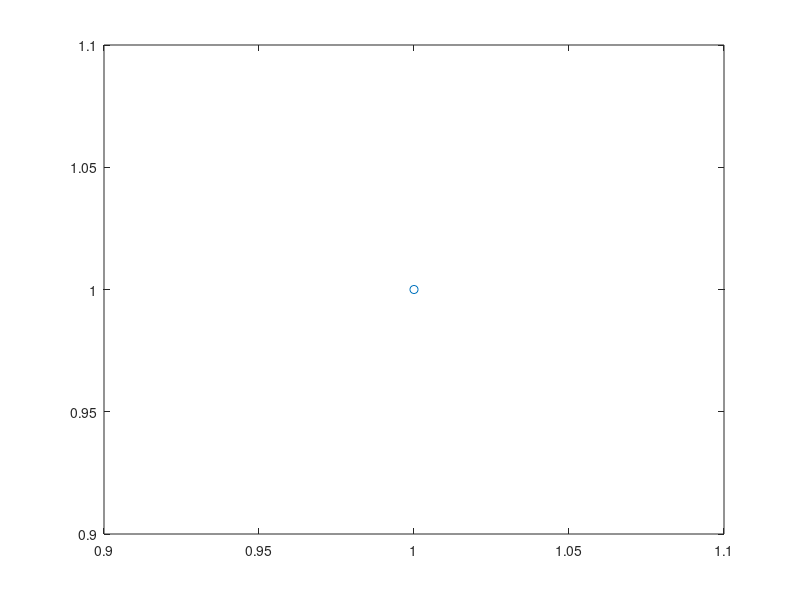

The MATLAB source for this figure:
% sampleMotionModelVelocity.m
% Probabilistic Robotics Project
%
% Sample Motion Model Velocity - TO DO
% 23/10/14
%
% Version 1 - 23/10/14
%   - Implemented basic algorithm from book
% Version 2 - 30/10/14
%   - Implemented non-noisy agent
% Francis Poole
%
% Code has been adapted from: Probabilistic Robotics by Sebastian Thrun


function [state] = sampleMotionModelVelocity()
% sampleMotionModelVelocity computes p(x_end | u, x_start) based on velocity 
% information

    %Initalisation
    clc
    
    count = 1000;
    u = [1,0];
    x_start = [1,1,pi];
    dt = 0.1;

    %Run Exact Motion
    state(1,:) = runSampleExactMotionModelVelocity( u, x_start, dt );

    %Run Nosiy Motion
    for n = 2:count
        state(n,:) = runSampleMotionModelVelocity( u, x_start, dt );
    end

    %Plot
    plot([x_start(1),state(1,1)],[x_start(2),state(1,2)],'o-')
    hold on;
%     for n = 2:count
%         plot(state(n,1),state(n,2),'b');
%     end
    hold off;
end



function [ x_end ] = runSampleExactMotionModelVelocity( u, x_start, dt )
%TO DO
    
    %Initalisation
    x1 = x_start(1);
    y1 = x_start(2);
    theta1 = x_start(3);

    v = u(1);
    w = u(2);
    
    %Generate new pose
    x2 = x1 - v/w * sin(theta1) + v/w * sin(theta1 + w*dt);
    y2 = y1 + v/w * cos(theta1) - v/w * cos(theta1 + w*dt);
    theta2 = theta1 + w*dt;
    
    x_end = [x2,y2,theta2];
end

function [ x_end ] = runSampleMotionModelVelocity( u, x_start, dt )
% TO DO

    %Initalisation
        %x_start = initial pose
    x1 = x_start(1);
    y1 = x_start(2);
    theta1 = x_start(3);

        %u = control
    v = u(1);
    w = u(2);

    a = [0.01,0.01,0.01,0.01,0.01,0.01];


    %Genrate noisy velocities
    v_noisy = v + sample(a(1)*(v^2) + a(2)*(w^2));
    w_noisy = w + sample(a(3)*(v^2) + a(4)*(w^2));
    gamma_noisy = sample(a(5)*(v^2) + a(6)*(w^2));

    %Generate new pose
    x2 = x1 - v_noisy/w_noisy * sin(theta1) + v_noisy/w_noisy * sin(theta1 + w_noisy*dt);
    y2 = y1 + v_noisy/w_noisy * cos(theta1) - v_noisy/w_noisy * cos(theta1 + w_noisy*dt);
    theta2 = theta1 + w_noisy*dt + gamma_noisy*dt;

    x_end = [x2,y2,theta2];
end


function [samp] = sample( b )
    randoms = (2*b).*rand(1,12) -b;
    samp = 1/2 * sum(randoms);
end

